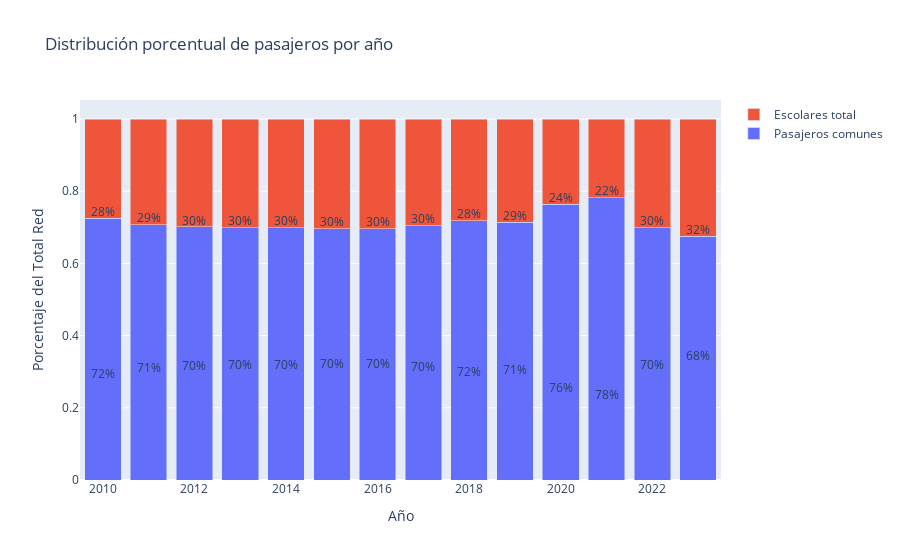
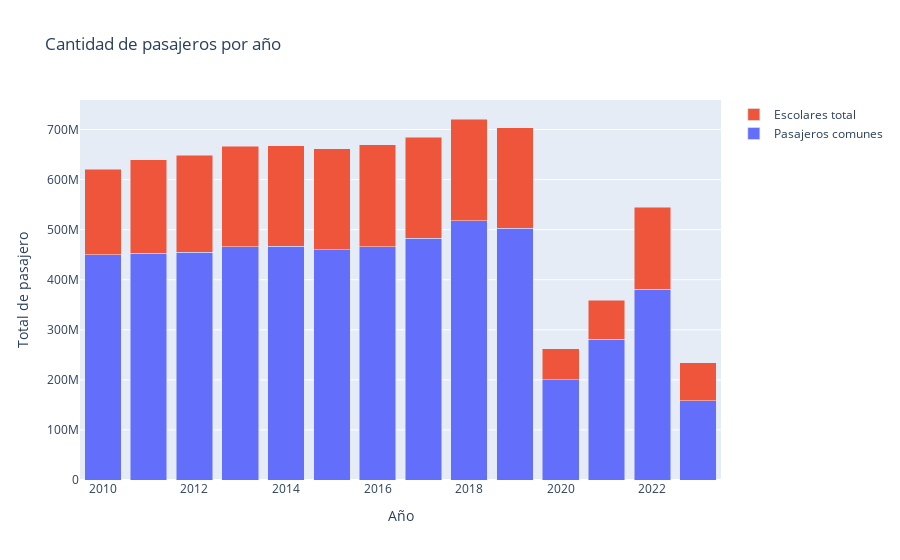

Notebook source saved alongside these figures, in order:
### Markdown cell above
### Grafico N°3 
### 1. Distribución porcentual de pasajeros por año 
### 2. Cantidad de pasajeros por año

### Code cell
# Paso 1: Convertir la columna "Mes y año" al formato de fecha
df_totales["Mes y año"] = pd.to_datetime(df_totales["Mes y año"], format="%Y.%m.%d")

# Paso 2: Extraer el año de la columna de fechas y agrupar por año
df_totales["Año"] = df_totales["Mes y año"].dt.year

# Paso 3: Calcular la columna "Total Red" como la suma de "Pasajeros comunes" y "Escolares total"
df_totales["Total Red"] = df_totales["Pasajeros comunes"] + df_totales["Escolares total"]

# Paso 4: Agrupar por año y calcular los totales para cada categoría y el total "Total Red"
df_grafico = df_totales.groupby("Año").sum()[["Pasajeros comunes", "Escolares total", "Total Red"]]

# Paso 5: Calcular los porcentajes en función del total "Total Red"
df_grafico_porcentaje = df_grafico[["Pasajeros comunes", "Escolares total"]].div(df_grafico["Total Red"], axis=0)

# Paso 6: Crear el gráfico de barras apiladas interactivo usando Plotly
fig = go.Figure()

for columna in df_grafico_porcentaje.columns:
    fig.add_trace(go.Bar(x=df_grafico_porcentaje.index, y=df_grafico_porcentaje[columna], name=columna))

# Agregar etiquetas con los porcentajes en las barras
for trace in fig.data:
    total = sum(trace.y)
    for i, val in enumerate(trace.y):
        fig.add_annotation(
            x=trace.x[i],
            y=1 - val - 0.01,  # Asignar los porcentajes al revés
            text=f"{val:.0%}",
            showarrow=False,
            font=dict(size=12),
            textangle=0,
            xanchor='center',
            yanchor='bottom'
        )

fig.update_layout(
    title="Distribución porcentual de pasajeros por año",
    xaxis_title="Año",
    yaxis_title="Porcentaje del Total Red",
    barmode="stack",
    showlegend=True
)

# Paso 7: Mostrar el gráfico interactivo
fig.show()

# Paso 8: Crear el gráfico de barras apiladas interactivo usando Plotly
fig2 = go.Figure()

for columna in df_grafico.columns:
    if columna != "Total Red":
        fig2.add_trace(go.Bar(x=df_grafico.index, y=df_grafico[columna], name=columna))

fig2.update_layout(
    title="Cantidad de pasajeros por año",
    xaxis_title="Año",
    yaxis_title="Total de pasajero",
    barmode="stack",
    showlegend=True
)

# Paso 9: Mostrar el gráfico interactivo
fig2.show()

### Figure 1 — Plotly figure (JSON) as saved in the notebook; plotly's stock layout.template omitted (floating-point values rounded to 4 significant figures)
{"data": [{"name": "Pasajeros comunes", "type": "bar", "x": [2010, 2011, 2012, 2013, 2014, 2015, 2016, 2017, 2018, 2019, 2020, 2021, 2022, 2023], "y": [0.725, 0.7074, 0.7009, 0.6991, 0.6991, 0.6961, 0.6957, 0.7042, 0.7183, 0.7141, 0.764, 0.782, 0.6993, 0.6751]}, {"name": "Escolares total", "type": "bar", "x": [2010, 2011, 2012, 2013, 2014, 2015, 2016, 2017, 2018, 2019, 2020, 2021, 2022, 2023], "y": [0.275, 0.2926, 0.2991, 0.3009, 0.3009, 0.3039, 0.3043, 0.2958, 0.2817, 0.2859, 0.236, 0.218, 0.3007, 0.3249]}], "layout": {"annotations": [{"font": {"size": 12}, "showarrow": false, "text": "72%", "textangle": 0, "x": 2010, "xanchor": "center", "y": 0.265, "yanchor": "bottom"}, {"font": {"size": 12}, "showarrow": false, "text": "71%", "textangle": 0, "x": 2011, "xanchor": "center", "y": 0.2826, "yanchor": "bottom"}, {"font": {"size": 12}, "showarrow": false, "text": "70%", "textangle": 0, "x": 2012, "xanchor": "center", "y": 0.2891, "yanchor": "bottom"}, {"font": {"size": 12}, "showarrow": false, "text": "70%", "textangle": 0, "x": 2013, "xanchor": "center", "y": 0.2909, "yanchor": "bottom"}, {"font": {"size": 12}, "showarrow": false, "text": "70%", "textangle": 0, "x": 2014, "xanchor": "center", "y": 0.2909, "yanchor": "bottom"}, {"font": {"size": 12}, "showarrow": false, "text": "70%", "textangle": 0, "x": 2015, "xanchor": "center", "y": 0.2939, "yanchor": "bottom"}, {"font": {"size": 12}, "showarrow": false, "text": "70%", "textangle": 0, "x": 2016, "xanchor": "center", "y": 0.2943, "yanchor": "bottom"}, {"font": {"size": 12}, "showarrow": false, "text": "70%", "textangle": 0, "x": 2017, "xanchor": "center", "y": 0.2858, "yanchor": "bottom"}, {"font": {"size": 12}, "showarrow": false, "text": "72%", "textangle": 0, "x": 2018, "xanchor": "center", "y": 0.2717, "yanchor": "bottom"}, {"font": {"size": 12}, "showarrow": false, "text": "71%", "textangle": 0, "x": 2019, "xanchor": "center", "y": 0.2759, "yanchor": "bottom"}, {"font": {"size": 12}, "showarrow": false, "text": "76%", "textangle": 0, "x": 2020, "xanchor": "center", "y": 0.226, "yanchor": "bottom"}, {"font": {"size": 12}, "showarrow": false, "text": "78%", "textangle": 0, "x": 2021, "xanchor": "center", "y": 0.208, "yanchor": "bottom"}, {"font": {"size": 12}, "showarrow": false, "text": "70%", "textangle": 0, "x": 2022, "xanchor": "center", "y": 0.2907, "yanchor": "bottom"}, {"font": {"size": 12}, "showarrow": false, "text": "68%", "textangle": 0, "x": 2023, "xanchor": "center", "y": 0.3149, "yanchor": "bottom"}, {"font": {"size": 12}, "showarrow": false, "text": "28%", "textangle": 0, "x": 2010, "xanchor": "center", "y": 0.715, "yanchor": "bottom"}, {"font": {"size": 12}, "showarrow": false, "text": "29%", "textangle": 0, "x": 2011, "xanchor": "center", "y": 0.6974, "yanchor": "bottom"}, {"font": {"size": 12}, "showarrow": false, "text": "30%", "textangle": 0, "x": 2012, "xanchor": "center", "y": 0.6909, "yanchor": "bottom"}, {"font": {"size": 12}, "showarrow": false, "text": "30%", "textangle": 0, "x": 2013, "xanchor": "center", "y": 0.6891, "yanchor": "bottom"}, {"font": {"size": 12}, "showarrow": false, "text": "30%", "textangle": 0, "x": 2014, "xanchor": "center", "y": 0.6891, "yanchor": "bottom"}, {"font": {"size": 12}, "showarrow": false, "text": "30%", "textangle": 0, "x": 2015, "xanchor": "center", "y": 0.6861, "yanchor": "bottom"}, {"font": {"size": 12}, "showarrow": false, "text": "30%", "textangle": 0, "x": 2016, "xanchor": "center", "y": 0.6857, "yanchor": "bottom"}, {"font": {"size": 12}, "showarrow": false, "text": "30%", "textangle": 0, "x": 2017, "xanchor": "center", "y": 0.6942, "yanchor": "bottom"}, {"font": {"size": 12}, "showarrow": false, "text": "28%", "textangle": 0, "x": 2018, "xanchor": "center", "y": 0.7083, "yanchor": "bottom"}, {"font": {"size": 12}, "showarrow": false, "text": "29%", "textangle": 0, "x": 2019, "xanchor": "center", "y": 0.7041, "yanchor": "bottom"}, {"font": {"size": 12}, "showarrow": false, "text": "24%", "textangle": 0, "x": 2020, "xanchor": "center", "y": 0.754, "yanchor": "bottom"}, {"font": {"size": 12}, "showarrow": false, "text": "22%", "textangle": 0, "x": 2021, "xanchor": "center", "y": 0.772, "yanchor": "bottom"}, {"font": {"size": 12}, "showarrow": false, "text": "30%", "textangle": 0, "x": 2022, "xanchor": "center", "y": 0.6893, "yanchor": "bottom"}, {"font": {"size": 12}, "showarrow": false, "text": "32%", "textangle": 0, "x": 2023, "xanchor": "center", "y": 0.6651, "yanchor": "bottom"}], "barmode": "stack", "showlegend": true, "title": {"text": "Distribución porcentual de pasajeros por año"}, "xaxis": {"title": {"text": "Año"}}, "yaxis": {"title": {"text": "Porcentaje del Total Red"}}}}

### Figure 2 — Plotly figure (JSON) as saved in the notebook; plotly's stock layout.template omitted (floating-point values rounded to 4 significant figures)
{"data": [{"name": "Pasajeros comunes", "type": "bar", "x": [2010, 2011, 2012, 2013, 2014, 2015, 2016, 2017, 2018, 2019, 2020, 2021, 2022, 2023], "y": [449994273, 452676689, 454692496, 466213280, 466738836, 460274827, 466177321, 482388712, 517891040, 502520669, 199990872, 281039291, 380700349, 158031818]}, {"name": "Escolares total", "type": "bar", "x": [2010, 2011, 2012, 2013, 2014, 2015, 2016, 2017, 2018, 2019, 2020, 2021, 2022, 2023], "y": [170726601, 187263021, 194043272, 200662521, 200910316, 200897366, 203895806, 202675335, 203116272, 201152646, 61782897, 78337419, 163709425, 76056705]}], "layout": {"barmode": "stack", "showlegend": true, "title": {"text": "Cantidad de pasajeros por año"}, "xaxis": {"title": {"text": "Año"}}, "yaxis": {"title": {"text": "Total de pasajero"}}}}
